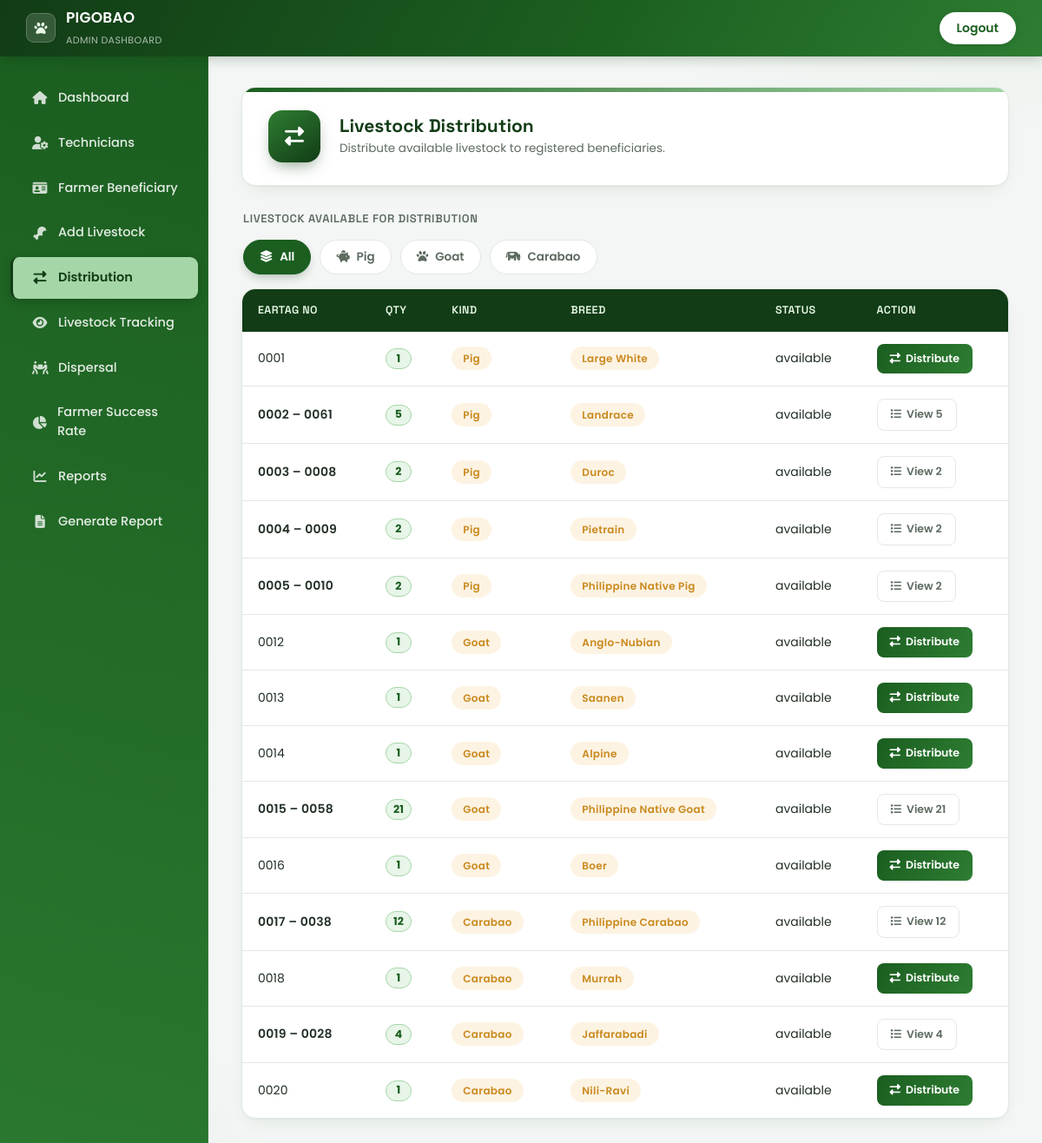
/distribution.php (signed in), run on the app's committed database.
### tables this page shows
CREATE TABLE `livestock` (
  `livestock_id` int(10) UNSIGNED NOT NULL,
  `kind` enum('goat','pig','carabao') NOT NULL,
  `breed` varchar(100) NOT NULL,
  `sex` enum('Male','Female','Unknown') NOT NULL DEFAULT 'Unknown',
  `birth_date` date DEFAULT NULL,
  `batch_no` varchar(50) NOT NULL,
  `status` enum('available','distributed','dead','retired') NOT NULL DEFAULT 'available',
  `created_at` timestamp NOT NULL DEFAULT current_timestamp(),
  `updated_at` timestamp NOT NULL DEFAULT current_timestamp() ON UPDATE current_timestamp()
);

### distribution.php (the view, shortened to what this page needs)
<?php
require '../db.php';
$kindFilter = trim($_GET['kind'] ?? '');
if($kindFilter !== '') {
    $livestockList = $conn->prepare("
        SELECT
            livestock_id,
            batch_no,
            kind,
            breed,
            sex,
            birth_date,
            status
        FROM livestock
        WHERE status = 'available'
          AND kind = ?
        ORDER BY batch_no ASC
    ");
    $livestockList->bind_param("s", $kindFilter);
    $livestockList->execute();
    $livestockList = $livestockList->get_result();
} else {
    $livestockList = $conn->query("
        SELECT
            livestock_id,
            batch_no,
            kind,
            breed,
            sex,
            birth_date,
            status
        FROM livestock
        WHERE status = 'available'
        ORDER BY batch_no ASC
    ");
}
$availableGroups = [];
if($livestockList) {
    while($l = $livestockList->fetch_assoc()) {
        $gkey = 'd' . md5($l['kind'] . '||' . ($l['breed'] ?? ''));
        if(!isset($availableGroups[$gkey])) {
            $availableGroups[$gkey] = ['sample' => $l, 'items' => []];
        }
        $availableGroups[$gkey]['items'][] = $l;
    }
}
function renderDistributeButton($l) {
    ?>
    <button
        type="button"
        class="action-btn distribute-btn"
        data-bs-toggle="modal"
        data-bs-target="#distributeModal"
        data-livestock-id="<?= (int)$l['livestock_id'] ?>"
        data-livestock-name="<?= htmlspecialchars(
            ucfirst($l['kind']).($l['breed'] ? ", ".$l['breed'] : ""),
            ENT_QUOTES,
            'UTF-8'
        ) ?>"
        data-batch-no="<?= htmlspecialchars(
            $l['batch_no'],
            ENT_QUOTES,
            'UTF-8'
        ) ?>"
    >
        <i class="fas fa-exchange-alt"></i>
        Distribute
    </button>
    <?php
}
?>
<!DOCTYPE html>
<html lang="en">
<head>
<link
    rel="stylesheet"
    href="https://cdnjs.cloudflare.com/ajax/libs/font-awesome/6.4.0/css/all.min.css"
>
<link
    rel="stylesheet"
    href="https://cdn.jsdelivr.net/npm/bootstrap@5.3.0/dist/css/bootstrap.min.css"
>
</head>
<body>
<header>
    <div class="brand">
        <div class="mark">
            <i class="fas fa-paw"></i>
        </div>
        <div>
            <h1>PIGOBAO</h1>
            <small>
                Admin Dashboard
            </small>
        </div>
    </div>
    <a
        href="../adminlog_out.php"
        class="logout"
    >
        Logout
    </a>
</header>
<div class="sidebar">
    <a href="../admin_dashboard.php"><i class="fas fa-home"></i> Dashboard</a>
    <a href="./add-technician.php"><i class="fas fa-user-cog"></i>Technicians</a>
    <a href="./farmer-beneficiary.php"><i class="fas fa-id-card"></i> Farmer Beneficiary</a>
    <a href="./add-livestock.php"><i class="fas fa-drumstick-bite"></i> Add Livestock</a>
    <a href="./distribution.php"class="active"><i class="fas fa-exchange-alt"></i> Distribution</a>
    <a href="./tracking.php"><i class="fas fa-eye"></i> Livestock Tracking</a>
    <a href="./dispersal.php"><i class="fas fa-people-carry-box"></i> Dispersal</a>
    <a href="./farmer-success-rate.php" ><i class="fas fa-chart-pie"></i> Farmer Success Rate</a>
    <a href="./reports.php"><i class="fas fa-chart-line"></i> Reports</a>
    <a href="./generate-report.php"><i class="fas fa-file-alt"></i> Generate Report</a>
</div>
<div class="main-content">
    <div class="page-card">
        <div class="page-icon">
            <i class="fas fa-exchange-alt"></i>
        </div>
        <div class="page-info">
            <h2>
                Livestock Distribution
            </h2>
            <p>
                Distribute available livestock to registered beneficiaries.
            </p>
        </div>
    </div>
    <p class="section-label">
        Livestock Available for Distribution
    </p>
    <div class="kind-filter-bar">
        <a
            href="distribution.php"
            class="kind-filter-btn <?= $kindFilter === '' ? 'active' : '' ?>"
        >
            <i class="fas fa-layer-group"></i> All
        </a>
        <a
            href="distribution.php?kind=pig"
            class="kind-filter-btn <?= $kindFilter === 'pig' ? 'active' : '' ?>"
        >
            <i class="fas fa-piggy-bank"></i> Pig
        </a>
        <a
            href="distribution.php?kind=goat"
            class="kind-filter-btn <?= $kindFilter === 'goat' ? 'active' : '' ?>"
        >
            <i class="fas fa-paw"></i> Goat
        </a>
        <a
            href="distribution.php?kind=carabao"
            class="kind-filter-btn <?= $kindFilter === 'carabao' ? 'active' : '' ?>"
        >
            <i class="fas fa-cow"></i> Carabao
        </a>
    </div>
    <div class="table-card">
        <div class="table-responsive">
            <table class="pg-table">
                <thead>
                    <tr>
                        <th>
                            Eartag no
                        </th>
                        <th>
                            Qty
                        </th>
                        <th>
                            Kind
                        </th>
                        <th>
                            Breed
                        </th>
                        <th>
                            Status
                        </th>
                        <th>
                            Action
                        </th>
                    </tr>
                </thead>
                <tbody>
                    <?php if(count($availableGroups) > 0): ?>
                        <?php
                        foreach($availableGroups as $gkey => $group):
                            $sample = $group['sample'];
                            $count  = count($group['items']);
                            $first  = $group['items'][0];
                            $last   = $group['items'][$count - 1];
                        ?>
                            <tr>
                                <td>
                                    <?php if($count > 1): ?>
                                        <span class="tag-range"><?= htmlspecialchars($first['batch_no']) ?> – <?= htmlspecialchars($last['batch_no']) ?></span>
                                    <?php else: ?>
                                        <?= htmlspecialchars($first['batch_no']) ?>
                                    <?php endif; ?>
                                </td>
                                <td><span class="qty-pill"><?= $count ?></span></td>
                                <td>
                                    <span class="kind-pill">
                                        <?= htmlspecialchars($sample['kind']) ?>
                                    </span>
                                </td>
                                <td>
                                    <span class="kind-pill">
                                        <?= htmlspecialchars($sample['breed'] ?: '—') ?>
                                    </span>
                                </td>
                                <td>
                                    <?= htmlspecialchars($sample['status']) ?>
                                </td>
                                <td>
                                    <?php if($count === 1): ?>
                                        <?php renderDistributeButton($first); ?>
                                    <?php else: ?>
                                        <button
                                            type="button"
                                            class="action-btn toggle"
                                            data-bs-toggle="modal"
                                            data-bs-target="#viewGroupModal<?= $gkey ?>"
                                        >
                                            <i class="fas fa-list"></i> View <?= $count ?>
                                        </button>
                                    <?php endif; ?>
                                </td>
                            </tr>
                        <?php endforeach; ?>
                    <?php endif; ?>
                </tbody>
            </table>
        </div>
    </div>
</div>
</body>
</html>

### data on the page
livestock: batch_no "0001", count "1", kind "Pig", breed "Large White", status "available"
livestock: batch_no "0002", count "5", kind "Pig", breed "Landrace", status "available"
livestock: batch_no "0061"
livestock: batch_no "0003", count "2", kind "Pig", breed "Duroc", status "available"
livestock: batch_no "0008"
livestock: batch_no "0004", count "2", kind "Pig", breed "Pietrain", status "available"
livestock: batch_no "0009"
livestock: batch_no "0005", count "2", kind "Pig", breed "Philippine Native Pig", status "available"
livestock: batch_no "0010"
livestock: batch_no "0012", count "1", kind "Goat", breed "Anglo-Nubian", status "available"
livestock: batch_no "0013", count "1", kind "Goat", breed "Saanen", status "available"
livestock: batch_no "0014", count "1", kind "Goat", breed "Alpine", status "available"
livestock: batch_no "0015", count "21", kind "Goat", breed "Philippine Native Goat", status "available"
livestock: batch_no "0058"
livestock: batch_no "0016", count "1", kind "Goat", breed "Boer", status "available"
livestock: batch_no "0017", count "12", kind "Carabao", breed "Philippine Carabao", status "available"
livestock: batch_no "0038"
livestock: batch_no "0018", count "1", kind "Carabao", breed "Murrah", status "available"
livestock: batch_no "0019", count "4", kind "Carabao", breed "Jaffarabadi", status "available"
livestock: batch_no "0028"
livestock: batch_no "0020", count "1", kind "Carabao", breed "Nili-Ravi", status "available"
